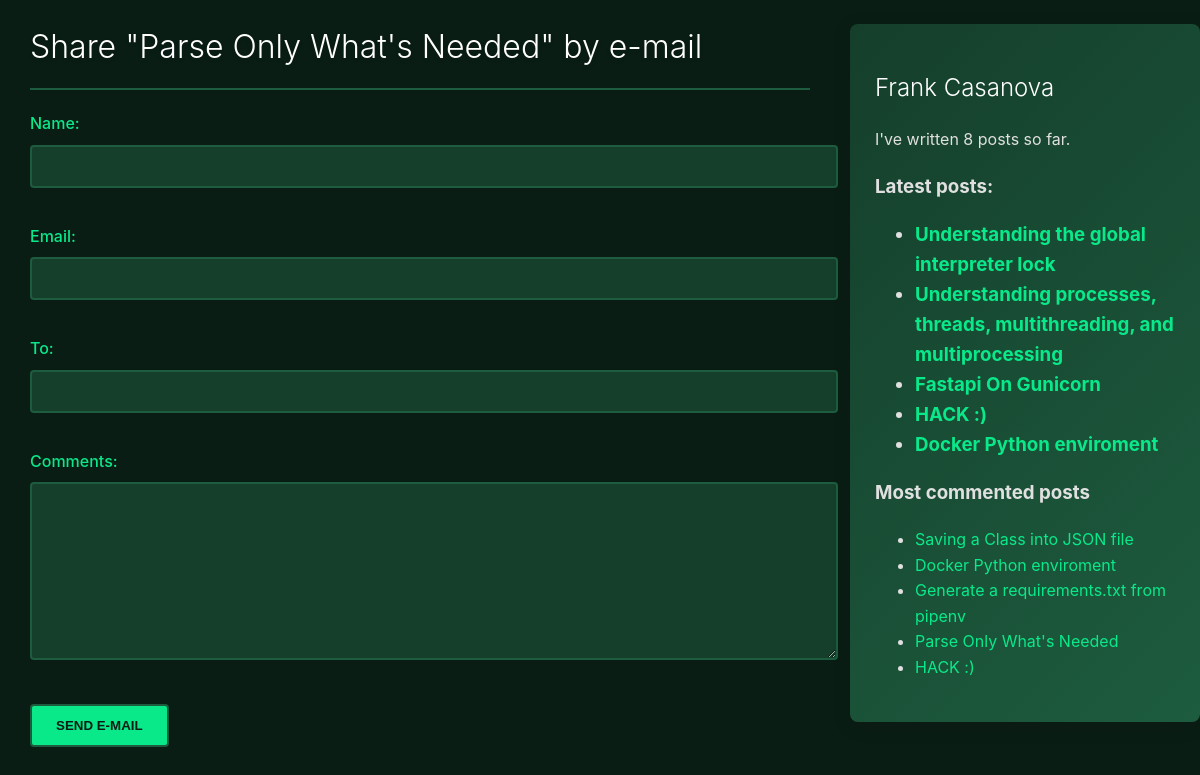
The app's page /2/share/ with its own data.
### blog/models.py (models this page shows, shortened)
class Post_djb(models.Model):
    class Status(models.TextChoices):
        DRAFT = 'd', 'Draft'
        PUBLISHED = 'p', 'Published'
    title = models.CharField(max_length=87)
    slug = models.SlugField(max_length=87, unique_for_date='publish')
    author = models.ForeignKey(settings.AUTH_USER_MODEL, on_delete=models.CASCADE, related_name='blog_posts')
    body = models.TextField()
    publish = models.DateTimeField(default=timezone.now)
    created = models.DateTimeField(auto_now_add=True)
    updated = models.DateTimeField(auto_now=True)
    status = models.CharField(max_length=1, choices=Status.choices, default=Status.DRAFT)
    objects = models.Manager()
    published = PublishedManager()
    tags = TaggableManager()
    class Meta:
        ordering = ['-publish']
        indexes = [
            models.Index(fields=['-publish']),
        ]
    def get_absolute_url(self):
        return reverse("blog:post_detail", args=[
            self.publish.year,
            self.publish.month,
            self.publish.day,
            self.slug
            ])

### blog/views.py (the view)
# urls.py: path('<int:post_id>/share/', views.post_share, name='post_share'),
def post_share(request, post_id):
    post = get_object_or_404(
        Post_djb,
        id=post_id,
        status=Post_djb.Status.PUBLISHED
    )
    sent = False
    if request.method == 'POST':
        form = EmailPostForm(request.POST)
        if form.is_valid():
            cd = form.cleaned_data
            post_url = request.build_absolute_uri(
                post.get_absolute_url()
            )
            subject = (
                f"{cd['name']} ({cd['email']}) "
                f"recommends you read {post.title}"
            )
            message = (
                f"Read {post.title} at {post_url}\n\n"
                f"{cd['name']}'s comments: {cd['comments']}"
            )
            send_mail(
                subject=subject,
                message=message,
                from_email=None,
                recipient_list=[cd['to']],
            )
            sent = True
    else:
        form = EmailPostForm()
    return render(
        request,
        'blog/post/share.html',
        {
            'post': post,
            'form': form,
            'sent': sent
        },
    )

### blog/forms.py
class EmailPostForm(forms.Form):
    name = forms.CharField(max_length=25)
    email = forms.EmailField()
    to = forms.EmailField()
    comments = forms.CharField(required=True, widget=forms.Textarea)

### blog/models.py (called while the page is built)
    def get_queryset(self):
        return super().get_queryset().filter(status=Post_djb.Status.PUBLISHED)

### blog/templatetags/blog_tags.py (called while the page is built)
@register.simple_tag
def total_posts():
    return Post_djb.objects.count()

@register.inclusion_tag('blog/post/latest_posts.html')
def show_latest_posts(count=5):
    latest_posts = Post_djb.published.order_by('-publish')[:count]
    return {'latest_posts': latest_posts}

@register.simple_tag
def get_most_commented_posts(count=5):
    return Post_djb.published.annotate(total_comments=Count('comments')).order_by('-total_comments')[:count]

### blog/templates/blog/post/share.html (shortened to what this page needs)
{% extends "blog/base.html" %}
{% block content %}
  {% if sent %}
    <h1>E-mail successfully sent</h1>
    <p>
      "{{ post.title }}" was successfully sent to {{ form.cleaned_data.to }}.
    </p>
      <p>
            <a href="{% url 'blog:post_list' %}" class="btn btn-secondary">Back to Blog List</a>
    </p>
  {% else %}
    <h1>Share "{{ post.title }}" by e-mail</h1>
    <form method="post" novalidate>
      {{ form.as_p }}
      <input type="submit" value="Send e-mail">
    </form>
  {% endif %}
{% endblock %}

### blog/templates/blog/base.html (shortened to what this page needs)
{% load blog_tags %}
{% load static %}
<!DOCTYPE html>
<html>
<head>
  <link href="{% static "css/style.css" %}" rel="stylesheet">
</head>
<body>
  <div id="content">
    {% block content %}
    {% endblock %}
  </div>
  <div id="sidebar">
    <h2>Frank Casanova</h2>
    <p>I've written {% total_posts %} posts so far.</p>
    <h3>Latest posts:<h3>
    {% show_latest_posts 5 %}
    <h3>Most commented posts</h3>
    {% get_most_commented_posts as most_commented_posts %}
    <ul>
      {% for post in most_commented_posts %}
        <li>
          <a href="{{ post.get_absolute_url }}">{{ post.title }}</a>
        </li>
      {% endfor %}
    </ul>
  </div>
</body>
</html>

### blog/templates/blog/post/latest_posts.html
<ul>
    {% for post in latest_posts %}
      <li>
        <a href="{{ post.get_absolute_url }}">{{ post.title }}</a>
      </li>
    {% endfor %}
  </ul>

### blog/static/css/style.css (style rules this page uses)
body { margin: 0; padding: 0; font-family: 'Inter', sans-serif; background-color: #0A1D14; color: #E0E0E0; line-height: 1.6; transition: background-color 0.5s ease, color 0.5s ease; }
html { scroll-behavior: smooth; }
a { color: #0AE98A; text-decoration: none; transition: color 0.3s ease, transform 0.3s ease; }
h1, h2 { font-weight: 300; color: #FFFFFF; }
h1 { padding-bottom: 15px; border-bottom: 2px solid #1D5C3F; text-shadow: 0 2px 4px rgba(0,0,0,0.1); }
#content { float: left; width: 65%; padding: 0 2.5%; }
#sidebar { float: right; width: 25%; padding: 25px; background: linear-gradient(135deg, #153F2B, #1D5C3F); border-radius: 8px; box-shadow: 0 4px 20px rgba(0,0,0,0.1); margin-top: 1.5rem; }
label { display: block; margin-bottom: 8px; color: #0AE98A; font-weight: 500; }
input, textarea { width: 100%; padding: 12px; margin-bottom: 20px; background: #153F2B; border: 2px solid #1D5C3F; color: #E0E0E0; border-radius: 4px; transition: all 0.3s ease; }
input[type=submit] { width: auto; background: #0AE98A; color: #0A1D14; font-weight: bold; text-transform: uppercase; cursor: pointer; padding: 12px 24px; transition: all 0.3s ease; }
.post, .comment, #sidebar { animation: fadeIn 0.5s ease-out; }

### records on screen
Post_djb: title "Parse Only What's Needed"
Post_djb: title "Understanding the global interpreter lock"
Post_djb: title "Understanding processes, threads, multithreading, and multiprocessing"
Post_djb: title "Fastapi On Gunicorn"
Post_djb: title "HACK :)"
Post_djb: title "Docker Python enviroment"
Post_djb: title "Saving a Class into JSON file"
Post_djb: title "Generate a requirements.txt from pipenv"
